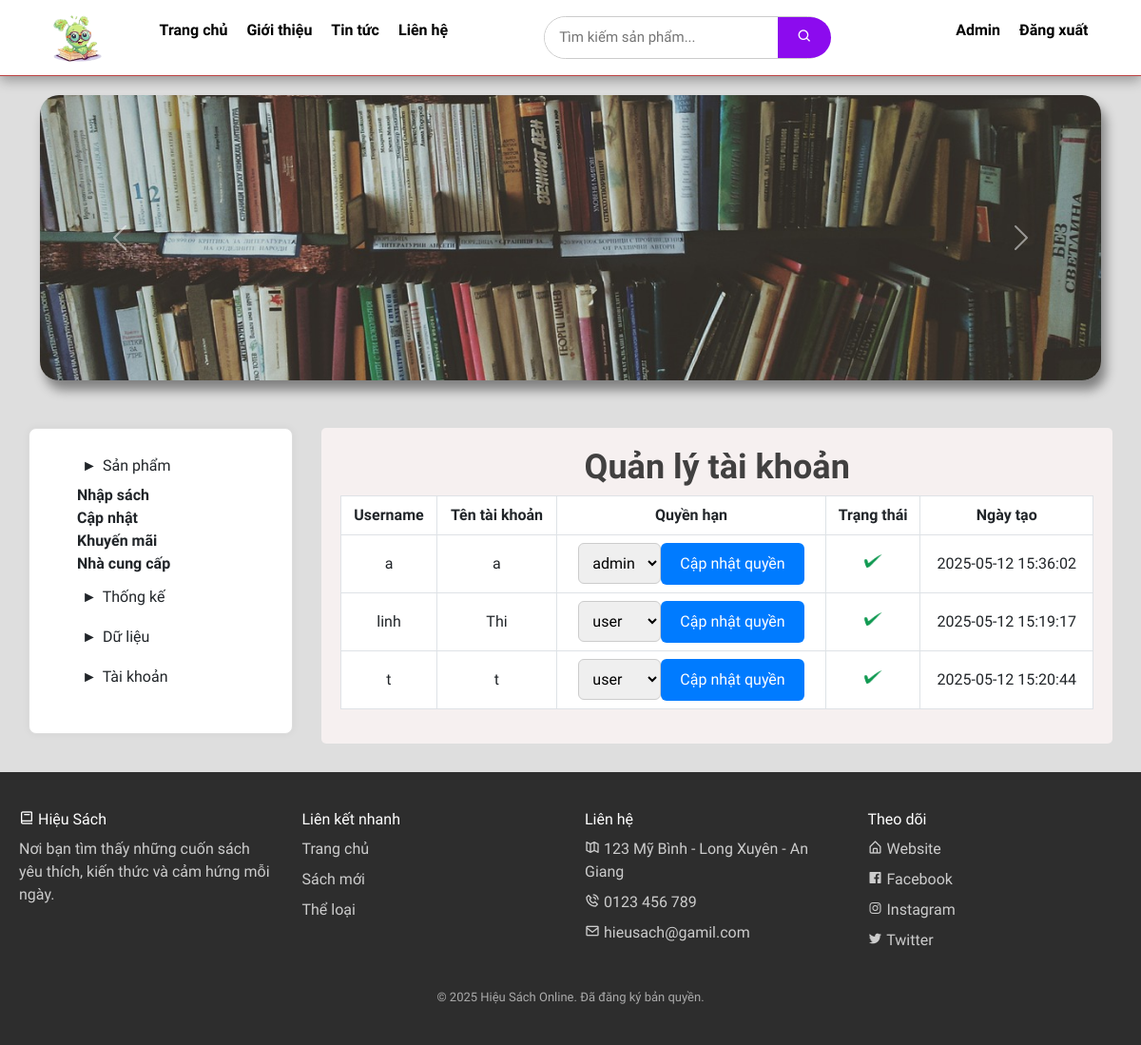
The app's page /index.php?do=account_manager (signed in) with its own data.
### tables this page shows
CREATE TABLE ACCOUNT (
	USERNAME		VARCHAR(50) PRIMARY KEY,
	PASSWORD		VARCHAR(255),
	TENTAIKHOAN		VARCHAR(255),
	QUYEN			INT DEFAULT 2,  
	KHOA_TK			INT DEFAULT 0,  
	NGAYTAO         DATETIME DEFAULT CURRENT_TIMESTAMP
);

### dbprocess.php (called while the page is built, shortened)
<?php
    include_once("config.php");
    function executeResults($sql) {
        global $conn;
        $result = mysqli_query($conn, $sql);
        $data = [];
        while ($row = mysqli_fetch_array($result)) {
            $data[] = $row;
        }
        return $data;
    }
?>

### admin/account_manager.php (the view, shortened to what this page needs)
<div class="admin-book account-manager">
    <div class="center">
        <h2>Quản lý tài khoản</h2>
        <table class="table table-bordered table-hover text-center align-middle">
            <tr>
            <th>Username</th>
            <th>Tên tài khoản</th>
            <th>Quyền hạn</th>
            <th>Trạng thái</th>
            <th>Ngày tạo</th>
            </tr>
            <?php
                include_once("dbprocess.php");
                $sql = 'SELECT * FROM ACCOUNT';
                $lst_acc = executeResults($sql);
                foreach($lst_acc as $row)
                {
                    $trang_thai = $row['KHOA_TK'];
                    $img_src = $trang_thai == 1 ? 'img/dau_tich.png' : 'img/dau_x.png';
                    echo '<tr>';
                    echo '<td data-label="Username">'.$row['USERNAME'].'</td>';
                    echo '<td data-label="Tên tài khoản">'.$row['TENTAIKHOAN'].'</td>';
                    echo '<td data-label="Quyền">';
                        echo '<form method="POST" action="admin/change_role.php" class="form_role">';
                            echo '<select name="quyen">';
                            $quyen_options = [1 => 'admin', 2 => 'user'];
                            foreach ($quyen_options as $value => $label) {
                                $selected = ($row['QUYEN'] == $value) ? 'selected' : '';
                                echo "<option value='$value' $selected>$label</option>";
                            }
                            echo '</select>';
                        echo '<button type="submit">Cập nhật quyền</button>';
                        echo '</form>';
                    echo '</td>';
                    echo '<form method="POST" action="admin/update_status.php" class="form_status">';
                    echo '<td data-label="Trạng thái">
                            <input
                                type="image"
                                src="'.$img_src.'"
                                alt="Trạng thái"
                                width="24"
                                name="submit_status"
                                style="cursor: pointer;"
                            >
                        </td>';
                    echo '<td data-label="Ngày tạo">'.$row['NGAYTAO'].'</td>';
                    echo '</form>';
                    echo '</tr>';
                }
            ?>
        </table>
    </div>
</div>

### style/mystyle.css (style rules this page uses)
* { margin: 0; padding: 0; box-sizing: border-box; font-family: "Sansation", sans-serif; font-size: 16px; }
body { background-color: #dedede; color: #333333ed; }

### style/mainstyle.css (style rules this page uses)
.layout .center { flex: 1 1 80%; }
.manager-layout .center { flex: 1 1 75%; width: 100%; border-radius: 8px; }
.admin-book { width: 100%; height: auto; box-sizing: border-box; padding: 20px; border-radius: 5px; background-color: #f6f0f0; }
.admin-book h2 { text-align: center; font-size: 36px; font-weight: bold; }
.admin-book form input, select { flex: 1 1 70%; padding: 10px; border-radius: 6px; border: 1px solid #ccc; }
.admin-book form button { padding: 10px 20px; background-color: #007bff; color: white; border: none; border-radius: 6px; cursor: pointer; }
table { width: 100%; border-collapse: collapse; }
table th { background-color: #3094ff; }
tr:nth-child(even) { background-color: #626161; }
th, td { padding: 12px; text-align: center; border-bottom: 1px solid #ddd; }

### style/login.css (style rules this page uses)
* { margin: 0; padding: 0; box-sizing: border-box; font-family: "Sansation", sans-serif; font-size: 12pt; }

### records on screen
account: USERNAME "a", TENTAIKHOAN "a", NGAYTAO "2025-05-12 15:36:02"
account: USERNAME "linh", TENTAIKHOAN "Thi", NGAYTAO "2025-05-12 15:19:17"
account: USERNAME "t", TENTAIKHOAN "t", NGAYTAO "2025-05-12 15:20:44"

### other values on screen
form field quyen "admin"
form field quyen "user"
